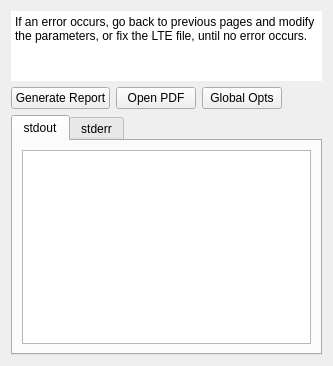
  <widget class="PageGenReportTest1" name="wizardPage_test1">
   <property name="title">
    <string>First Test</string>
   </property>
   <property name="subTitle">
    <string>Try generating a report to see if no error message shows up.</string>
   </property>
   <layout class="QVBoxLayout" name="verticalLayout_7">
    <item>
     <widget class="QTextBrowser" name="textBrowser_7">
      <property name="sizePolicy">
       <sizepolicy hsizetype="Preferred" vsizetype="Minimum">
        <horstretch>0</horstretch>
        <verstretch>0</verstretch>
       </sizepolicy>
      </property>
      <property name="minimumSize">
       <size>
        <width>0</width>
        <height>0</height>
       </size>
      </property>
      <property name="frameShape">
       <enum>QFrame::NoFrame</enum>
      </property>
      <property name="frameShadow">
       <enum>QFrame::Plain</enum>
      </property>
      <property name="sizeAdjustPolicy">
       <enum>QAbstractScrollArea::AdjustToContentsOnFirstShow</enum>
      </property>
      <property name="html">
       <string>&lt;!DOCTYPE HTML PUBLIC &quot;-//W3C//DTD HTML 4.0//EN&quot; &quot;http://www.w3.org/TR/REC-html40/strict.dtd&quot;&gt;
&lt;html&gt;&lt;head&gt;&lt;meta name=&quot;qrichtext&quot; content=&quot;1&quot; /&gt;&lt;style type=&quot;text/css&quot;&gt;
p, li { white-space: pre-wrap; }
&lt;/style&gt;&lt;/head&gt;&lt;body style=&quot; font-family:'Sans Serif'; font-size:9pt; font-weight:400; font-style:normal;&quot;&gt;
&lt;p style=&quot; margin-top:0px; margin-bottom:0px; margin-left:0px; margin-right:0px; -qt-block-indent:0; text-indent:0px;&quot;&gt;If an error occurs, go back to previous pages and modify the parameters, or fix the LTE file, until no error occurs.&lt;/p&gt;&lt;/body&gt;&lt;/html&gt;</string>
      </property>
     </widget>
    </item>
    <item>
     <layout class="QHBoxLayout" name="horizontalLayout_33">
      <item>
       <widget class="QPushButton" name="pushButton_gen_test1">
        <property name="text">
         <string>Generate Report</string>
        </property>
       </widget>
      </item>
      <item>
       <widget class="QPushButton" name="pushButton_open_pdf_test1">
        <property name="text">
         <string>Open PDF</string>
        </property>
       </widget>
      </item>
      <item>
       <widget class="QPushButton" name="pushButton_global_opts_test1">
        <property name="text">
         <string>Global Opts</string>
        </property>
       </widget>
      </item>
      <item>
       <spacer name="horizontalSpacer_26">
        <property name="orientation">
         <enum>Qt::Horizontal</enum>
        </property>
        <property name="sizeHint" stdset="0">
         <size>
          <width>40</width>
          <height>20</height>
         </size>
        </property>
       </spacer>
      </item>
     </layout>
    </item>
    <item>
     <widget class="QTabWidget" name="tabWidget_std_test1">
      <property name="currentIndex">
       <number>0</number>
      </property>
      <widget class="QWidget" name="tab">
       <attribute name="title">
        <string>stdout</string>
       </attribute>
       <layout class="QVBoxLayout" name="verticalLayout_14">
        <item>
         <widget class="QListView" name="listView_stdout_test1"/>
        </item>
       </layout>
      </widget>
      <widget class="QWidget" name="tab_2">
       <attribute name="title">
        <string>stderr</string>
       </attribute>
       <layout class="QVBoxLayout" name="verticalLayout_13">
        <item>
         <widget class="QListView" name="listView_stderr_test1"/>
        </item>
       </layout>
      </widget>
     </widget>
    </item>
   </layout>
  </widget>
